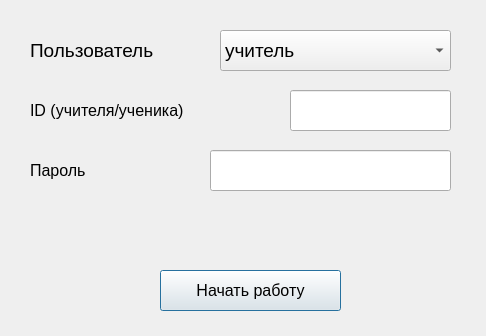
<?xml version="1.0" encoding="UTF-8"?>
<ui version="4.0">
 <class>Dialog</class>
 <widget class="QDialog" name="Dialog">
  <property name="geometry">
   <rect>
    <x>0</x>
    <y>0</y>
    <width>486</width>
    <height>336</height>
   </rect>
  </property>
  <property name="cursor">
   <cursorShape>ArrowCursor</cursorShape>
  </property>
  <property name="windowTitle">
   <string>Dialog</string>
  </property>
  <widget class="QPushButton" name="start_btn">
   <property name="geometry">
    <rect>
     <x>160</x>
     <y>270</y>
     <width>181</width>
     <height>41</height>
    </rect>
   </property>
   <property name="font">
    <font>
     <pointsize>12</pointsize>
    </font>
   </property>
   <property name="text">
    <string>Начать работу</string>
   </property>
  </widget>
  <widget class="QLabel" name="label">
   <property name="geometry">
    <rect>
     <x>30</x>
     <y>30</y>
     <width>161</width>
     <height>41</height>
    </rect>
   </property>
   <property name="font">
    <font>
     <family>Nirmala UI</family>
     <pointsize>14</pointsize>
     <weight>50</weight>
     <bold>false</bold>
    </font>
   </property>
   <property name="text">
    <string>Пользователь</string>
   </property>
  </widget>
  <widget class="QComboBox" name="mode">
   <property name="geometry">
    <rect>
     <x>220</x>
     <y>30</y>
     <width>231</width>
     <height>41</height>
    </rect>
   </property>
   <property name="font">
    <font>
     <family>Nirmala UI</family>
     <pointsize>14</pointsize>
    </font>
   </property>
   <property name="layoutDirection">
    <enum>Qt::LeftToRight</enum>
   </property>
   <item>
    <property name="text">
     <string>учитель</string>
    </property>
   </item>
   <item>
    <property name="text">
     <string>ученик/родитель</string>
    </property>
   </item>
   <item>
    <property name="text">
     <string>admin</string>
    </property>
   </item>
  </widget>
  <widget class="QLabel" name="label_2">
   <property name="geometry">
    <rect>
     <x>30</x>
     <y>150</y>
     <width>101</width>
     <height>41</height>
    </rect>
   </property>
   <property name="font">
    <font>
     <family>Nirmala UI</family>
     <pointsize>12</pointsize>
     <weight>50</weight>
     <bold>false</bold>
    </font>
   </property>
   <property name="text">
    <string>Пароль</string>
   </property>
  </widget>
  <widget class="QLineEdit" name="password_LineEdit">
   <property name="geometry">
    <rect>
     <x>210</x>
     <y>150</y>
     <width>241</width>
     <height>41</height>
    </rect>
   </property>
   <property name="font">
    <font>
     <pointsize>12</pointsize>
    </font>
   </property>
   <property name="echoMode">
    <enum>QLineEdit::Password</enum>
   </property>
  </widget>
  <widget class="QLabel" name="wrong_pass">
   <property name="geometry">
    <rect>
     <x>220</x>
     <y>200</y>
     <width>211</width>
     <height>31</height>
    </rect>
   </property>
   <property name="font">
    <font>
     <pointsize>12</pointsize>
     <weight>75</weight>
     <bold>true</bold>
    </font>
   </property>
   <property name="text">
    <string/>
   </property>
  </widget>
  <widget class="QLabel" name="label_3">
   <property name="geometry">
    <rect>
     <x>30</x>
     <y>90</y>
     <width>201</width>
     <height>41</height>
    </rect>
   </property>
   <property name="font">
    <font>
     <family>Nirmala UI</family>
     <pointsize>12</pointsize>
     <weight>50</weight>
     <bold>false</bold>
    </font>
   </property>
   <property name="text">
    <string>ID (учителя/ученика)</string>
   </property>
  </widget>
  <widget class="QLineEdit" name="id_LineEdit">
   <property name="geometry">
    <rect>
     <x>290</x>
     <y>90</y>
     <width>161</width>
     <height>41</height>
    </rect>
   </property>
   <property name="minimumSize">
    <size>
     <width>161</width>
     <height>41</height>
    </size>
   </property>
   <property name="maximumSize">
    <size>
     <width>161</width>
     <height>41</height>
    </size>
   </property>
   <property name="font">
    <font>
     <pointsize>12</pointsize>
    </font>
   </property>
   <property name="echoMode">
    <enum>QLineEdit::Normal</enum>
   </property>
  </widget>
 </widget>
 <resources/>
 <connections/>
</ui>
